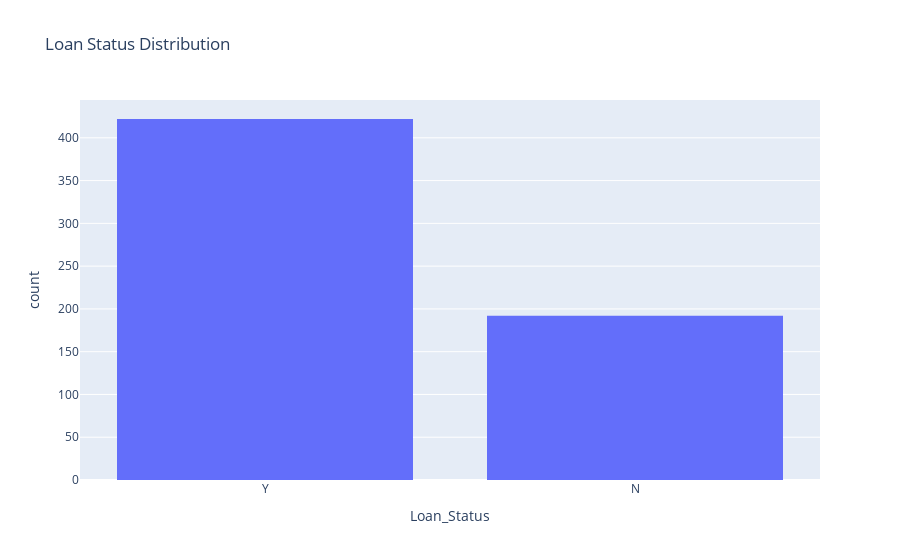

The notebook cell this image was saved under:
### Markdown cell above
### Distribution of the `Loan Status`

### Code cell
fig_loan_status = px.histogram(data_frame = data,
                               x = 'Loan_Status',
                               title = 'Loan Status Distribution')
fig_loan_status.show()

### Figure 1 — Plotly figure (JSON) as saved in the notebook; plotly's stock layout.template omitted (floating-point values rounded to 4 significant figures; data arrays with more than 128 entries replaced by an {"elided": "..."} marker saying what was removed)
{"data": [{"alignmentgroup": "True", "bingroup": "x", "hovertemplate": "Loan_Status=%{x}<br>count=%{y}<extra></extra>", "legendgroup": "", "marker": {"color": "#636efa", "pattern": {"shape": ""}}, "name": "", "offsetgroup": "", "orientation": "v", "showlegend": false, "type": "histogram", "x": {"elided": "614 str values"}, "xaxis": "x", "yaxis": "y"}], "layout": {"barmode": "relative", "legend": {"tracegroupgap": 0}, "title": {"text": "Loan Status Distribution"}, "xaxis": {"anchor": "y", "domain": [0, 1], "title": {"text": "Loan_Status"}}, "yaxis": {"anchor": "x", "domain": [0, 1], "title": {"text": "count"}}}}
